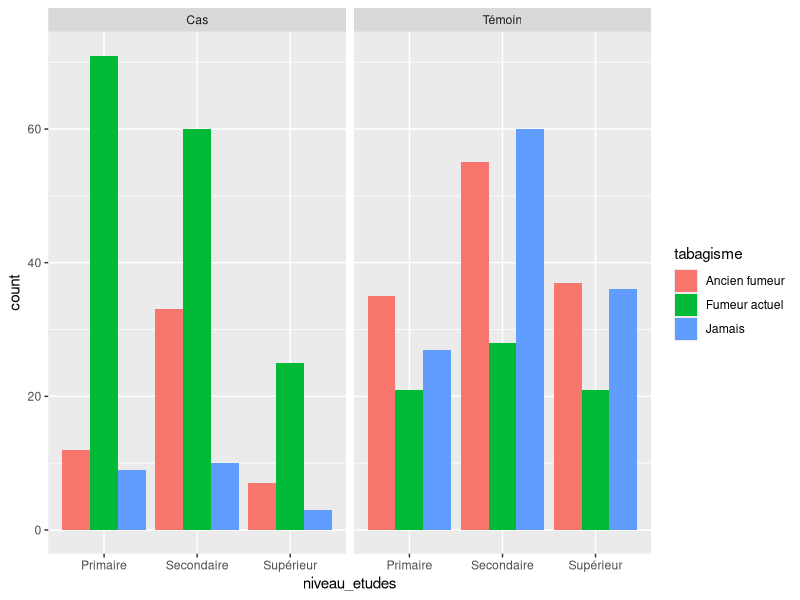
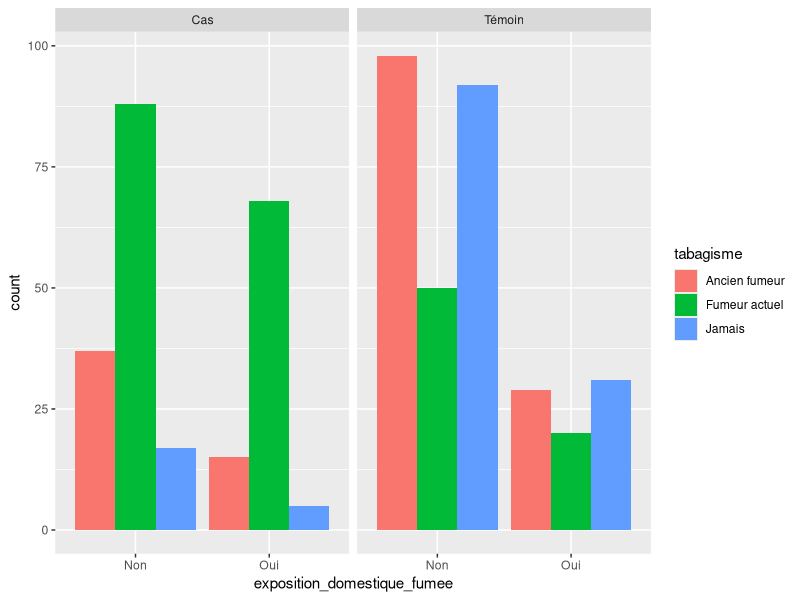
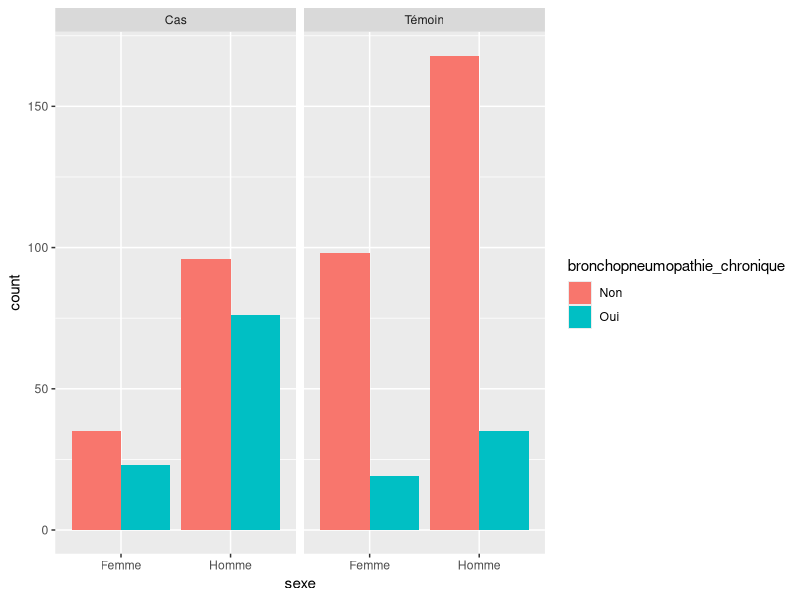

Here is the R script that generated these plots, in order: (Note: this script raises an error after producing the figures.)
## ---- chunk 1
library(ggplot2)
library(dplyr)
library(stringr)
library(MASS)
library(pROC)
## ---- chunk 2
CancerPoumon <- read.csv("CancerPoumongood.csv", sep=";")
head(CancerPoumon)
## ---- chunk 3
# Informations sur la table de donnée
str(CancerPoumon)
## ---- chunk 4
colSums(is.na(CancerPoumon))
## ---- chunk 5
summary(factor(CancerPoumon$statut_cas_temoin))
## ---- chunk 6
ggplot(CancerPoumon, aes(x=niveau_etudes, fill=tabagisme)) +
  facet_wrap(~statut_cas_temoin) +
  geom_bar(position="dodge")
## ---- chunk 7
ggplot(CancerPoumon, aes(x=exposition_domestique_fumee, fill=tabagisme)) +
  facet_wrap(~statut_cas_temoin) +
  geom_bar(position="dodge")
## ---- chunk 8
ggplot(CancerPoumon, aes(x=sexe, fill=bronchopneumopathie_chronique)) +
  facet_wrap(~statut_cas_temoin) +
  geom_bar(position="dodge")
## ---- chunk 9
CancerPoumon$statut_cas_temoin <- ifelse(CancerPoumon$statut_cas_temoin=="Cas", 1, 0)
CancerPoumon <- CancerPoumon %>%
  mutate(age=as.numeric(str_replace(age, ",", ".")))
head(CancerPoumon)
## ---- chunk 10
"Modèle avec imc :"
res_log_quanti1 <- glm(statut_cas_temoin ~ imc, family=binomial, data=CancerPoumon)
summary(res_log_quanti1)

"Modèle avec age :"
res_log_quanti2 <- glm(statut_cas_temoin ~ age, family=binomial, data=CancerPoumon)
summary(res_log_quanti2)
## ---- chunk 11
"Modèle age + imc :"
res_log_quanti3 <- glm(statut_cas_temoin ~ age + imc, family=binomial, data=CancerPoumon)
summary(res_log_quanti3)

"Modèle avec age*imc :"
res_log_quanti4 <- glm(statut_cas_temoin ~ age*imc, family=binomial, data=CancerPoumon)
summary(res_log_quanti4)
## ---- chunk 12
AIC(res_log_quanti1, res_log_quanti2, res_log_quanti3, res_log_quanti4)

"Significativité du modèle :"
anova(res_log_quanti3, test = "Chisq")
## ---- chunk 13
"Le modèle :"
res_log_quanti3

"Intervalle de confiance :"
confint(res_log_quanti3)
## ---- chunk 14
res <- glm(statut_cas_temoin ~ tabagisme + exposition_professionnelle + exposition_domestique_fumee + age + bronchopneumopathie_chronique, family=binomial, data=CancerPoumon)
summary(res)

"Test de significativité :"
anova(res, test="Chisq")

confint(res)
## ---- chunk 15
CancerPoumon$statut_cas_temoin <- ifelse(CancerPoumon$statut_cas_temoin=="1", "Cas", "temoin")
res_poly <- polr(factor(exposition_professionnelle) ~ statut_cas_temoin + age + sexe + tabagisme + imc + bronchopneumopathie_chronique + niveau_etudes + exposition_domestique_fumee + region, data=CancerPoumon)

stepAIC(res_poly, direction="backward")
## ---- chunk 16
res_poly2 <- polr(factor(exposition_professionnelle) ~ statut_cas_temoin, data=CancerPoumon)
summary(res_poly2)

confint(res_poly2)
## ---- chunk 17
res_poly3 <- polr(factor(tabagisme) ~ statut_cas_temoin + age + sexe + exposition_professionnelle + imc + bronchopneumopathie_chronique + niveau_etudes + exposition_domestique_fumee + region, data=CancerPoumon)

stepAIC(res_poly3, direction="backward")
## ---- chunk 18
res_poly4 <- polr(factor(tabagisme) ~ statut_cas_temoin + imc + region, data=CancerPoumon)
summary(res_poly4)

"Intervalles de confiance :"
confint(res_poly4)
